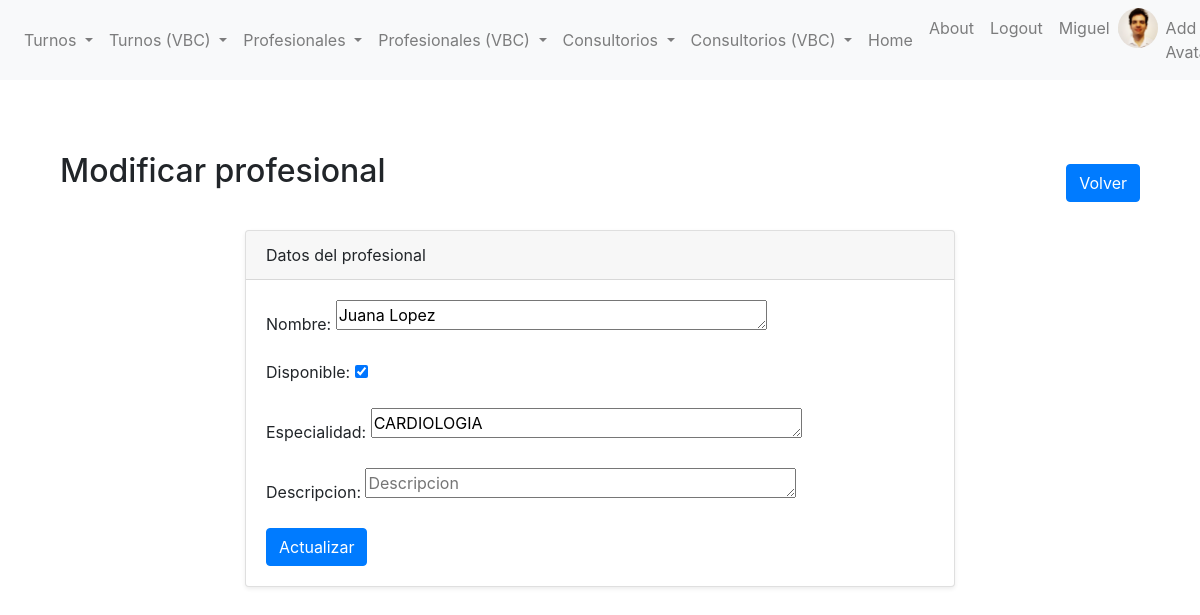
Screenshot of /reserva_turnos/profesional-update/1 (signed in) with the database file from the repository.
### reserva_turnos/models.py (models this page shows, shortened)
class Avatar(models.Model):
    user = models.OneToOneField(User, on_delete=models.CASCADE, related_name='avatar')
    image = models.ImageField(upload_to='avatars/')

class Profesional(models.Model):
    class Especialidades(models.TextChoices):
        CARDIOLOGIA = 'CARDIOLOGIA', 'Cardiología'
        DERMATOLOGIA = 'DERMATOLOGIA', 'Dermatología'
        ENDOCRINOLOGIA = 'ENDOCRINOLOGIA', 'Endocrinología'
        GASTROENTEROLOGIA = 'GASTROENTEROLOGIA', 'Gastroenterología'
        GINECOLOGIA = 'GINECOLOGIA', 'Ginecología'
        HEMATOLOGIA = 'HEMATOLOGIA', 'Hematología'
        HEPATOLOGIA = 'HEPATOLOGIA', 'Hepatología'
        INMUNOLOGIA = 'INMUNOLOGIA', 'Inmunología'
        NEFROLOGIA = 'NEFROLOGIA', 'Nefrología'
        NEUROLOGIA = 'NEUROLOGIA', 'Neurología'
        ONCOLOGIA = 'ONCOLOGIA', 'Oncología'
        OFTALMOLOGIA = 'OFTALMOLOGIA', 'Oftalmología'
        PSICOLOGIA = 'PSICOLOGIA', 'Psicología'
        PSIQUIATRIA = 'PSIQUIATRIA', 'Psiquiatría'
        TRAUMATOLOGIA = 'TRAUMATOLOGIA', 'Traumatología'
    nombre = models.CharField(max_length=100)
    disponible = models.BooleanField(default=True)
    especialidad = models.CharField(
        max_length=17,
        choices=Especialidades.choices,
        default=Especialidades.CARDIOLOGIA,
    )
    descripcion = models.TextField(blank=True, null=True)

### reserva_turnos/views.py (the view, shortened to what this page needs)
# urls.py: path("profesional-update/<profesional_id>", update_profesional_view, name="profesional-update"),
@login_required
def update_profesional_view(request, profesional_id):
    profesional_a_editar = Profesional.objects.filter(id=profesional_id).first()
    if request.method == "GET":
        valores_iniciales = {
            "nombre": profesional_a_editar.nombre,
            "disponible": profesional_a_editar.disponible,
            "especialidad": profesional_a_editar.especialidad,
            "descripcion": profesional_a_editar.descripcion,
        }
        formulario = ProfesionalCreateForm(initial=valores_iniciales)
        contexto = {
            "update_profesional_form": formulario,
            "profesional": profesional_a_editar
        }
        return render(request, "reserva_turnos/form-update_profesional.html", contexto)

### reserva_turnos/forms.py
class ProfesionalCreateForm(forms.ModelForm):
    class Meta:
        model = Profesional
        fields = ['nombre',
                  'disponible',
                  'especialidad',
                  'descripcion']
        widgets = {
            'nombre': forms.Textarea(attrs={'rows': 1,'placeholder': 'Nombre de profesional'}),
            'especialidad' : forms.Textarea(attrs={'rows': 1,'placeholder': 'Especialidad'}),
            'descripcion' : forms.Textarea(attrs={'rows': 1,'placeholder': 'Descripcion'}),
        }
        labels = {
            'nombre': 'Nombre',
            'disponible': 'Disponible',
            'especialidad': 'Especialidad',
            'descripcion': 'Descripcion',
        }

### reserva_turnos/templates/reserva_turnos/form-update_profesional.html (shortened to what this page needs)
{% extends 'reserva_turnos/base.html' %}
{% block content %}
<section class="py-5">
    <div class="container">
        <div class="d-flex justify-content-between align-items-center mb-3">
            <h2 class="mb-4">Modificar profesional</h2>
            <a href="{% url 'profesionales-list' %}" class="btn btn-primary">Volver</a>
        </div>
        <div class="row">
            <div class="col-lg-8 mx-auto">
                <div class="card shadow-sm">
                    <div class="card-header">
                        Datos del profesional
                    </div>
                    <div class="card-body">
                        <form method="POST" action="{% url 'profesional-update' profesional.id %}">
                            {{ update_profesional_form.as_p }}
                            <button type="buscar" class="btn btn-primary">Actualizar</button>
                        </form>
                    </div>
                    </div>
                </div>
            </div>
        </div>
    </div>
{% endblock %}

### reserva_turnos/templates/reserva_turnos/base.html (shortened to what this page needs)
{% load static %}
<!DOCTYPE html>
<html lang="en">
<head>
    <link rel="stylesheet" href="{% static 'reserva_turnos/css/bootstrap.css' %}">
</head>
<body>
    <nav class="navbar navbar-expand-lg navbar-light bg-light">
        <div class="collapse navbar-collapse" id="navbarNav">
            <ul class="navbar-nav">
                {% if user.is_authenticated %}
                <li class="nav-item dropdown">
                    <a class="nav-link dropdown-toggle" href="#" id="navbarDropdownMenuLinkReserva" role="button" data-toggle="dropdown" aria-haspopup="true" aria-expanded="false">
                        Turnos
                    </a>
                </li>
                <li class="nav-item dropdown">
                    <a class="nav-link dropdown-toggle" href="#" id="navbarDropdownMenuLinkSala" role="button" data-toggle="dropdown" aria-haspopup="true" aria-expanded="false">
                        Turnos (VBC)
                    </a>
                <li class="nav-item dropdown">
                    <a class="nav-link dropdown-toggle" href="#" id="navbarDropdownMenuLinkReserva" role="button" data-toggle="dropdown" aria-haspopup="true" aria-expanded="false">
                        Profesionales
                    </a>
                </li>
                <li class="nav-item dropdown">
                    <a class="nav-link dropdown-toggle" href="#" id="navbarDropdownMenuLinkSala" role="button" data-toggle="dropdown" aria-haspopup="true" aria-expanded="false">
                        Profesionales (VBC)
                    </a>
                <li class="nav-item dropdown">
                    <a class="nav-link dropdown-toggle" href="#" id="navbarDropdownMenuLinkSala" role="button" data-toggle="dropdown" aria-haspopup="true" aria-expanded="false">
                        Consultorios
                    </a>
                <li class="nav-item dropdown">
                    <a class="nav-link dropdown-toggle" href="#" id="navbarDropdownMenuLinkSala" role="button" data-toggle="dropdown" aria-haspopup="true" aria-expanded="false">
                        Consultorios (VBC)
                    </a>
                <li class="nav-item">
                    <a class="nav-link" href="{% url "reserva_turnos-home" %}">Home</a>
                </li>
                {% endif %}
            </ul>
            <ul class="navbar-nav ml-auto">
                {% if user.is_authenticated %}
                <li class="nav-item">
                    <a class="nav-link" href="{% url 'about' %}">About</a>
                </li>
                <li class="nav-item">
                    <a class="nav-link" href="{% url 'logout' %}">Logout</a>
                </li>
                <li class="nav-item">
                    <a class="nav-link" href="{% url 'editar-perfil' %}">{{ user }}</a>
                </li>
                <li class="nav-item">
                    {% if user.avatar.image %}
                    <img src="{{ user.avatar.image.url }}" alt="Avatar" style="height: 40px; width: 40px; border-radius: 50%;">
                    {% endif %}
                    <li class="nav-item">
                        <a href="{% url 'avatar_add' %}" class="nav-link">Add Avatar</a>
                    </li>
                {% endif %}
        </div>
    </nav>
    <div class="container mt-4">
        {% block content %}{% endblock content %}
</body>
</html>

### rows the page displays
Profesional: nombre "Juana Lopez", disponible "☑", especialidad "CARDIOLOGIA"

### other values shown
{{ user }} "Miguel"
